Frame 1 (no input): blank canvas, image omitted
Frame 60 (the mouse pressed at the canvas centre just before this capture): blank canvas, image omitted
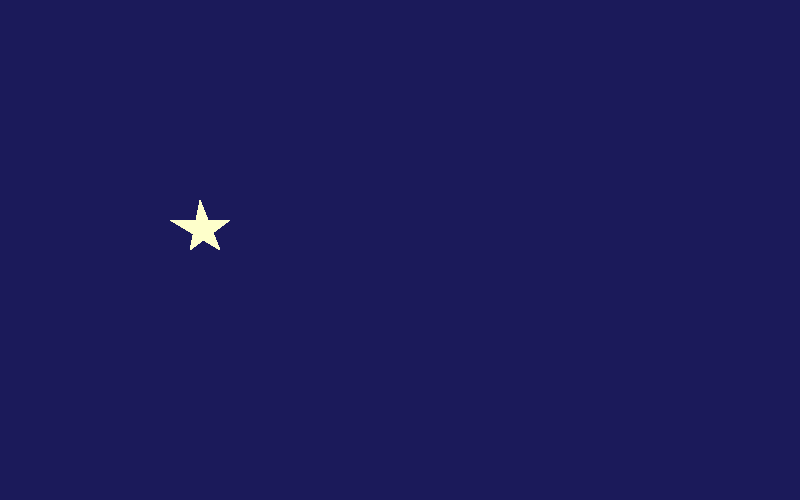
Frame 120 (the mouse held since frame 60 and released just before this capture)

The Processing sketch whose frames 1 and 60 were blank and that drew this single picture after the mouse press (run headless with seeded random() and noise(); from frame 60 on, the mouse is pressed at the canvas centre):

// Processing sketch: Final_Project
// ── Final_Project.pde
//India Pougher

float x = 200;
float y = 200;

void setup () {
  size (800, 500);
  background (27, 26, 90);
}

void draw () {
  if (mousePressed) {
    noStroke ();
    fill (254, 255, 203);
    beginShape();
    vertex ((x-10), (y+50));
    vertex (x, y);
    vertex ((x+20), (y+50));
    vertex ((x-30), (y+20));
    vertex ((x+30), (y+20));
    endShape();
  }
}

void keyPressed () {
  if (key == '1'){
    fill (random (250), 255, random (0,203));
  }
  if (key == '2'){
    fill (random (250, 254), 255, random (0,203));
  }
  if (key == '3'){
    fill (random (250, 254), 255, random (0,203));
  }
  if (key == '4'){
    fill (random (250, 254), 255, random (0,203));
  }
  if (key == '5'){
    fill (random (250, 254), 255, random (0,203));
  }
  if (key == '6'){
    fill (random (250, 254), 255, random (0,203));
  }
  if (key == '7'){
    fill (random (250, 254), 255, random (0,203));
  }
  if (key == '8'){
    fill (random (250, 254), 255, random (0,203));
  }
  if (key == '9'){
    fill (random (250, 254), 255, random (0,203));
  }
  if (key == '0'){
    fill (random (250, 254), 255, random (0,203));
  }
  if (key == ' ') { 
    background (27, 26, 90);
  }
}
// ── BigStar.pde
class BigStar extends Star {
}
// ── SmallStar.pde
class SmallStar extends Star {   
}
// ── Star.pde
class Star {
  float x;
  float y;
  color starColor = color (round(random (250, 254)), 255, round (random (0, 203)));

  Star () {
    x = mouseX;
    y = mouseY;
  }

  void drawStar () {  
    noStroke ();
    fill (starColor);
    drawNewStar();
  }  

  void drawNewStar() {
    beginShape();
    vertex ((x-10), (y+50));
    vertex (x, y);
    vertex ((x+20), (y+50));
    vertex ((x-30), (y+20));
    vertex ((x+30), (y+20));
    endShape();
  }

  void changeColor() {
    if (key == '1') {
      starColor = color (round(random (250, 254)), 255, round (random (0, 203)));
    }
    if (key == '2') {
      starColor = color (round(random (250, 254)), 255, round (random (0, 203)));
    }
    if (key == '3') {
      starColor = color (round(random (250, 254)), 255, round (random (0, 203)));
    }
    if (key == '4') {
      starColor = color (round(random (250, 254)), 255, round (random (0, 203)));
    }
    if (key == '5') {
      starColor = color (round(random (250, 254)), 255, round (random (0, 203)));
    }
    if (key == '6') {
      starColor = color (round(random (250, 254)), 255, round (random (0, 203)));
    }
    if (key == '7') {
      starColor = color (round(random (250, 254)), 255, round (random (0, 203)));
    }
    if (key == '8') {
      starColor = color (round(random (250, 254)), 255, round (random (0, 203)));
    }
    if (key == '9') {
      starColor = color (round(random (250, 254)), 255, round (random (0, 203)));
    }
    if (key == '0') {
      starColor = color (round(random (250, 254)), 255, round (random (0, 203)));
    }
  }
}
